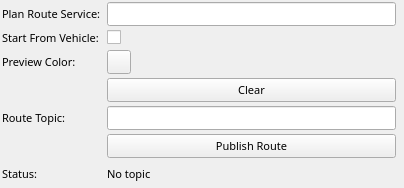
<?xml version="1.0" encoding="UTF-8"?>
<ui version="4.0">
 <class>plan_route_config</class>
 <widget class="QWidget" name="plan_route_config">
  <property name="geometry">
   <rect>
    <x>0</x>
    <y>0</y>
    <width>404</width>
    <height>188</height>
   </rect>
  </property>
  <property name="font">
   <font>
    <family>Sans Serif</family>
    <pointsize>8</pointsize>
   </font>
  </property>
  <property name="windowTitle">
   <string>Form</string>
  </property>
  <property name="styleSheet">
   <string notr="true"/>
  </property>
  <layout class="QGridLayout" name="gridLayout">
   <property name="leftMargin">
    <number>2</number>
   </property>
   <property name="topMargin">
    <number>2</number>
   </property>
   <property name="rightMargin">
    <number>2</number>
   </property>
   <property name="bottomMargin">
    <number>2</number>
   </property>
   <property name="verticalSpacing">
    <number>4</number>
   </property>
   <item row="11" column="2" colspan="2">
    <widget class="QLabel" name="status">
     <property name="styleSheet">
      <string notr="true"/>
     </property>
     <property name="text">
      <string>No topic</string>
     </property>
     <property name="wordWrap">
      <bool>true</bool>
     </property>
    </widget>
   </item>
   <item row="6" column="0">
    <widget class="QLabel" name="label_3">
     <property name="text">
      <string>Preview Color:</string>
     </property>
    </widget>
   </item>
   <item row="2" column="0">
    <widget class="QLabel" name="label">
     <property name="text">
      <string>Plan Route Service:</string>
     </property>
    </widget>
   </item>
   <item row="6" column="2">
    <widget class="mapviz::ColorButton" name="color">
     <property name="maximumSize">
      <size>
       <width>24</width>
       <height>24</height>
      </size>
     </property>
     <property name="autoFillBackground">
      <bool>false</bool>
     </property>
     <property name="styleSheet">
      <string notr="true"/>
     </property>
     <property name="text">
      <string/>
     </property>
    </widget>
   </item>
   <item row="2" column="2">
    <widget class="QLineEdit" name="service"/>
   </item>
   <item row="10" column="2">
    <widget class="QPushButton" name="publish">
     <property name="text">
      <string>Publish Route</string>
     </property>
    </widget>
   </item>
   <item row="11" column="0">
    <widget class="QLabel" name="label_2">
     <property name="text">
      <string>Status:</string>
     </property>
    </widget>
   </item>
   <item row="5" column="2">
    <widget class="QCheckBox" name="start_from_vehicle">
     <property name="text">
      <string/>
     </property>
    </widget>
   </item>
   <item row="5" column="0">
    <widget class="QLabel" name="label_5">
     <property name="text">
      <string>Start From Vehicle:</string>
     </property>
    </widget>
   </item>
   <item row="7" column="2">
    <widget class="QPushButton" name="clear">
     <property name="text">
      <string>Clear</string>
     </property>
    </widget>
   </item>
   <item row="8" column="0">
    <widget class="QLabel" name="label_4">
     <property name="text">
      <string>Route Topic:</string>
     </property>
    </widget>
   </item>
   <item row="8" column="2">
    <widget class="QLineEdit" name="topic"/>
   </item>
  </layout>
 </widget>
 <customwidgets>
  <customwidget>
   <class>mapviz::ColorButton</class>
   <extends>QPushButton</extends>
   <header location="global">mapviz/color_button.h</header>
  </customwidget>
 </customwidgets>
 <tabstops>
  <tabstop>service</tabstop>
  <tabstop>start_from_vehicle</tabstop>
  <tabstop>color</tabstop>
  <tabstop>clear</tabstop>
  <tabstop>topic</tabstop>
  <tabstop>publish</tabstop>
 </tabstops>
 <resources/>
 <connections/>
 <slots>
  <slot>SelectColor()</slot>
  <slot>SelectTopic()</slot>
  <slot>TopicEdited()</slot>
  <slot>PositionToleranceChanged(double)</slot>
  <slot>AngleToleranceChanged(double)</slot>
 </slots>
</ui>
